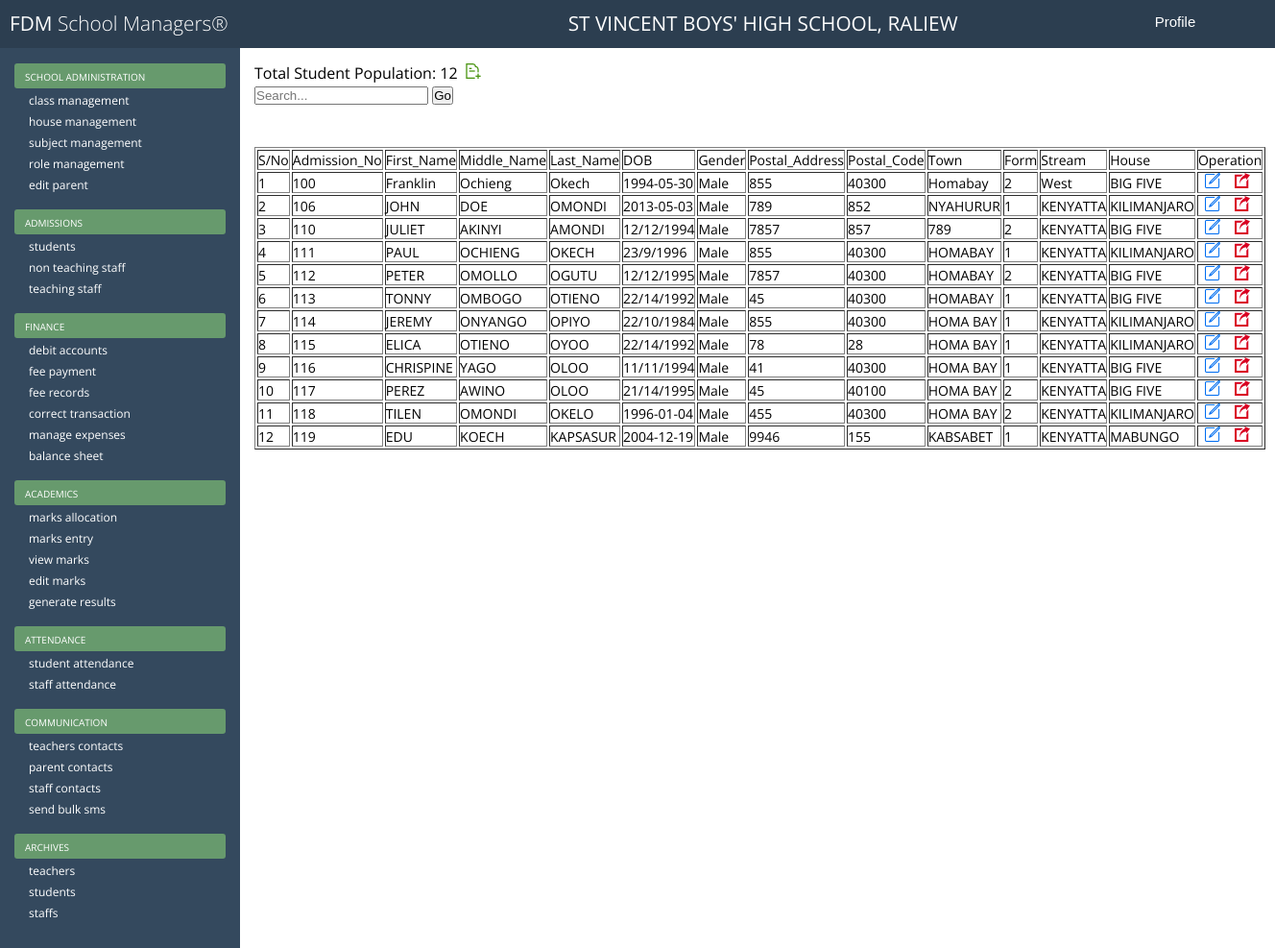
/SMS/modules/admission/List_All_Student.php, run on the app's committed database.
### tables this page shows
CREATE TABLE IF NOT EXISTS `school_details` (
  `code` int(8) NOT NULL,
  `name` varchar(50) NOT NULL,
  `motto` varchar(30) NOT NULL,
  `logo` varchar(30) DEFAULT NULL,
  `email` varchar(30) NOT NULL,
  `website` varchar(30) NOT NULL,
  `postal_address` varchar(30) NOT NULL,
  `postal_code` int(5) NOT NULL,
  `town` varchar(20) NOT NULL
);

CREATE TABLE IF NOT EXISTS `add_student` (
  `Admission_No` int(11) NOT NULL,
  `First_Name` varchar(30) NOT NULL,
  `Middle_Name` varchar(30) NOT NULL,
  `Last_Name` varchar(30) NOT NULL,
  `DOB` varchar(15) NOT NULL,
  `Gender` enum('Male','Female','','') NOT NULL,
  `Postal_Address` varchar(25) NOT NULL,
  `Postal_Code` varchar(11) NOT NULL,
  `Town` varchar(20) NOT NULL,
  `Form` int(11) NOT NULL,
  `Stream` varchar(20) NOT NULL,
  `House` varchar(20) NOT NULL,
  `Date_Of_Admission` timestamp NOT NULL DEFAULT CURRENT_TIMESTAMP,
  `Parent_ID` int(11) NOT NULL
);

### SMS/modules/admission/List_All_Student.php (the view, shortened to what this page needs)
<?php require_once('../../../Connections/sms.php');
require dirname(__FILE__).'/../administration/Admin_dash.php';
?>
<?php
$maxRows_List_All_Students = 50;
$pageNum_List_All_Students = 0;
$startRow_List_All_Students = $pageNum_List_All_Students * $maxRows_List_All_Students;
$query_List_All_Students = "SELECT * FROM add_student";
$query_limit_List_All_Students = sprintf("%s LIMIT %d, %d", $query_List_All_Students, $startRow_List_All_Students, $maxRows_List_All_Students);
$List_All_Students = mysql_query($query_limit_List_All_Students, $sms) or die(mysql_error());
$row_List_All_Students = mysql_fetch_assoc($List_All_Students);
$query_Student_Count = "SELECT COUNT( *) FROM add_student";
$Student_Count = mysql_query($query_Student_Count, $sms) or die(mysql_error());
$row_Student_Count = mysql_fetch_assoc($Student_Count);
?>
<!DOCTYPE html>
<html>
<head>
</head>
<body>
<div class="content">
<p>Total Student Population:   <?php echo $row_Student_Count['COUNT( *)']; ?>&nbsp;&nbsp;<a href="/SMS/SMS/modules/admission/Add_Student.php"><img src="/SMS/SMS/img/add-gen.png" alt="Add" data-toggle="tooltip" data-placement="bottom" title="Add Student" ></a></p>
<form id="form1" name="form1" method="post" action="List_One_Student.php">
  <div class="box">
  <div class="container-1">
  <input type="search" name="txtSearch_Student" id="search" placeholder="Search..." />
  <input type="submit" name="btnSearch_Student" id="btnSearch_Student" value="Go" />
  </div><br /><br />
</div>
</form>
<table border="1" cellpadding="1">
  <tr>
    <td>S/No</td>
    <td>Admission_No</td>
    <td>First_Name</td>
    <td>Middle_Name</td>
    <td>Last_Name</td>
    <td>DOB</td>
    <td>Gender</td>
    <td>Postal_Address</td>
    <td>Postal_Code</td>
    <td>Town</td>
    <td>Form</td>
    <td>Stream</td>
    <td>House</td>
    <td>Operation</td>
  </tr>
  <?php
  $count=1;
  do { ?>
    <tr>
      <td><?php echo $count;?></td>
      <td><?php echo $row_List_All_Students['Admission_No']; ?></td>
      <td><?php echo $row_List_All_Students['First_Name']; ?></td>
      <td><?php echo $row_List_All_Students['Middle_Name']; ?></td>
      <td><?php echo $row_List_All_Students['Last_Name']; ?></td>
      <td><?php echo $row_List_All_Students['DOB']; ?></td>
      <td><?php echo $row_List_All_Students['Gender']; ?></td>
      <td><?php echo $row_List_All_Students['Postal_Address']; ?></td>
      <td><?php echo $row_List_All_Students['Postal_Code']; ?></td>
      <td><?php echo $row_List_All_Students['Town']; ?></td>
      <td><?php echo $row_List_All_Students['Form']; ?></td>
      <td><?php echo $row_List_All_Students['Stream']; ?></td>
      <td><?php echo $row_List_All_Students['House']; ?></td>
      <td>&nbsp;&nbsp;<a href="Update_Student.php?Admission_No=<?php echo $row_List_All_Students['Admission_No']; ?>" style="text-decoration:none"><img src="/SMS/SMS/img/edit-gen.png" alt="Edit" data-toggle="tooltip" data-placement="bottom" title="Edit Student"></a>&nbsp;&nbsp;&nbsp; <a href="Archive_Student.php?Admission_No=<?php echo $row_List_All_Students['Admission_No']; ?>" onclick="return confirm('Move to Archive ?')" style="text-decoration:none"><img src="/SMS/SMS/img/exit.png" alt="Exit" data-toggle="tooltip" data-placement="bottom" title="Exit Student"></a></td>
    </tr>
    <?php
	$count++;
	} while ($row_List_All_Students = mysql_fetch_assoc($List_All_Students)); ?>
</table>
</div>
</body>
</html>

### SMS/modules/administration/Admin_dash.php (shortened to what this page needs)
<?php require_once('../../../Connections/sms.php'); ?>
<?php
$query_rsGetSchoolName = "SELECT name FROM school_details";
$rsGetSchoolName = mysql_query($query_rsGetSchoolName, $sms) or die(mysql_error());
$row_rsGetSchoolName = mysql_fetch_assoc($rsGetSchoolName);
?>
<html>
<head>
<link rel="stylesheet" href="../../styles/Admin_dash.css" />
</head>
<body>
<div id="header">
  <div class="logo"><a href="/SMS/SMS/modules/administration/Admin_dash.php">FDM <span>School Managers&reg;</span></a>
  <span style="margin-left:350px; color:#fff"><a href="/SMS/SMS/modules/administration/View_School.php"><?php echo $row_rsGetSchoolName['name']; ?></a></span>
  </div>
  <div class="dropdown">
  <div id="menu" class="menuLink">Profile
  </div>
</div>
</div>
<div id="container">
	<div class="sidebar">
    <h2>School Administration</h2>
    	<ul>
        <li><a href="/SMS/SMS/modules/administration/Class_View.php">Class Management</a></li>
        <li><a href="/SMS/SMS/modules/administration/View_House.php">House Management</a></li>
        <li><a href="/SMS/SMS/modules/administration/View_Subjects.php">Subject Management</a></li>
        <li><a href="/SMS/SMS/modules/administration/List_Roles.php">Role Management</a></li>
        <li><a href="/SMS/SMS/modules/administration/Update_Parent.php">Edit Parent</a></li>
        </ul>
    <h2>Admissions</h2>
    <ul>
        <li><a href="/SMS/SMS/modules/admission/List_All_Student.php">Students</a></li>
        <li><a href="/SMS/SMS/modules/admission/List_Staff.php">Non Teaching Staff</a></li>
        <li><a href="/SMS/SMS/modules/admission/View_Teachers.php">Teaching Staff</a></li>
        </ul>
    <h2>Finance</h2>
    <ul>
        <li><a href="/SMS/SMS/modules/finance/Debit_StudentAcc.php">Debit Accounts</a></li>
        <li><a href="/SMS/SMS/modules/finance/PayFee.php">Fee Payment</a></li>
        <li><a href="/SMS/SMS/modules/finance/View_Payment_Details.php">Fee Records</a></li>
         <li><a href="/SMS/SMS/modules/finance/View_Payment_Transactions.php">Correct Transaction</a></li>
         <li><a href="/SMS/SMS/modules/finance/View_Expeses.php">Manage Expenses</a></li>
        <li><a href="/SMS/SMS/modules/finance/Trial_Balance.php">Balance sheet</a></li>
        </ul>
     <h2>Academics</h2>
     <ul>
        <li><a href="/SMS/SMS/modules/Academic/View_Exam_Type.php">Marks Allocation</a></li>
        <li><a href="/SMS/SMS/modules/Academic/Marks_Sheet.php">Marks Entry</a></li>
        <li><a href="/SMS/SMS/modules/Academic/View_Marks_Sheet.php">View Marks</a></li>
        <li><a href="/SMS/SMS/modules/Academic/Edit_Student_Marks.php">Edit Marks</a></li>
        <li><a href="/SMS/SMS/modules/Academic/Generate_Results.php">Generate Results</a></li>
        </ul>
    <h2>Attendance</h2>
    <ul>
        <li><a href="#">Student Attendance</a></li>
        <li><a href="#">Staff Attendance</a></li>
        </ul>
    <h2>Communication</h2>
    <ul>
    	<li><a href="/SMS/SMS/modules/communication/Teachers_Contact_List.php">Teachers Contacts </a> </li>
        <li><a href="/SMS/SMS/modules/communication/Parent_contact_list.php">Parent Contacts</a></li>
        <li><a href="/SMS/SMS/modules/communication/NonTeachingStaffContactList.php">Staff Contacts</a></li>
        <li><a href="http://sms.elimu.co.ke" target="_blank">Send Bulk SMS</a></li>
        </ul>
    <h2>Archives</h2>
    <ul>
        <li><a href="/SMS/SMS/modules/admission/View_Archived_Teachers.php">Teachers</a></li>
        <li><a href="/SMS/SMS/modules/admission/List_Archived_Students.php">Students</a></li>
        <li><a href="/SMS/SMS/modules/admission/List_Archived_Staff.php">Staffs</a></li>
    </ul>
    </div>
</div>
</body>
</html>

### SMS/styles/Admin_dash.css (style rules this page uses)
* { margin:0; padding:0; box-sizing:border-box; }
body { font-family:'open sans'; }
div#header { width:100%; height:50px; background-color:#2c3e50; margin:0 auto; }
a { text-decoration:none; }
.logo { float:left; margin-top:10px; margin-left:10px; }
.logo a { font-size:1.3em; color:#fff; }
.logo a span { font-weight:300; }
div#container { width:100%; margin: 0 auto; }
.sidebar { width:250px; height:150%; background-color:#34495e; float:left; }
.sidebar h2 { font-size: 10px; text-transform: uppercase; background-color: #679a6d; margin: 16px 15px 0px 15px; padding: 7px 0px 5px 11px; color: white; font-weight: normal; border-radius: 3px; }
.sidebar a { color: white; text-decoration: none; font-size:12px; text-transform:lowercase; font-weight:normal; margin-left:30px; }
.content { width:auto; height:100%; margin-left:250px; padding:15px; background-color:#fff; }
.content a { text-decoration:none; color:blue; }
div#menu { float:left; margin-top:1px; position: absolute; left: 1175px; }
.menuLink { height: 47px; width: 98px; font-family: LiberationSansRegular, arial; font-size: 15px; color: #ffffff; text-align: center; line-height: 44px; cursor: pointer; }
.dropdown { display: inline-block; }

### SMS/modules/admission/List_All_Student.php (style rules this page uses)
table,tr,td,th { font-size:14px; }
a { color:blue; }

### data on the page
school_details: name "ST VINCENT BOYS' HIGH SCHOOL, RALIEW"
add_student: Admission_No "100", First_Name "Franklin", Middle_Name "Ochieng", Last_Name "Okech", DOB "1994-05-30", Gender "Male", Postal_Address "855", Postal_Code "40300", Town "Homabay", Form "2", Stream "West", House "BIG FIVE"
add_student: Admission_No "106", First_Name "JOHN", Middle_Name "DOE", Last_Name "OMONDI", DOB "2013-05-03", Gender "Male", Postal_Address "789", Postal_Code "852", Town "NYAHURUR", Form "1", Stream "KENYATTA", House "KILIMANJARO"
add_student: Admission_No "110", First_Name "JULIET", Middle_Name "AKINYI", Last_Name "AMONDI", DOB "12/12/1994", Gender "Male", Postal_Address "7857", Postal_Code "857", Town "789", Form "2", Stream "KENYATTA", House "BIG FIVE"
add_student: Admission_No "111", First_Name "PAUL", Middle_Name "OCHIENG", Last_Name "OKECH", DOB "23/9/1996", Gender "Male", Postal_Address "855", Postal_Code "40300", Town "HOMABAY", Form "1", Stream "KENYATTA", House "KILIMANJARO"
add_student: Admission_No "112", First_Name "PETER", Middle_Name "OMOLLO", Last_Name "OGUTU", DOB "12/12/1995", Gender "Male", Postal_Address "7857", Postal_Code "40300", Town "HOMABAY", Form "2", Stream "KENYATTA", House "BIG FIVE"
add_student: Admission_No "113", First_Name "TONNY", Middle_Name "OMBOGO", Last_Name "OTIENO", DOB "22/14/1992", Gender "Male", Postal_Address "45", Postal_Code "40300", Town "HOMABAY", Form "1", Stream "KENYATTA", House "BIG FIVE"
add_student: Admission_No "114", First_Name "JEREMY", Middle_Name "ONYANGO", Last_Name "OPIYO", DOB "22/10/1984", Gender "Male", Postal_Address "855", Postal_Code "40300", Town "HOMA BAY", Form "1", Stream "KENYATTA", House "KILIMANJARO"
add_student: Admission_No "115", First_Name "ELICA", Middle_Name "OTIENO", Last_Name "OYOO", DOB "22/14/1992", Gender "Male", Postal_Address "78", Postal_Code "28", Town "HOMA BAY", Form "1", Stream "KENYATTA", House "KILIMANJARO"
add_student: Admission_No "116", First_Name "CHRISPINE", Middle_Name "YAGO", Last_Name "OLOO", DOB "11/11/1994", Gender "Male", Postal_Address "41", Postal_Code "40300", Town "HOMA BAY", Form "1", Stream "KENYATTA", House "BIG FIVE"
add_student: Admission_No "117", First_Name "PEREZ", Middle_Name "AWINO", Last_Name "OLOO", DOB "21/14/1995", Gender "Male", Postal_Address "45", Postal_Code "40100", Town "HOMA BAY", Form "2", Stream "KENYATTA", House "BIG FIVE"
add_student: Admission_No "118", First_Name "TILEN", Middle_Name "OMONDI", Last_Name "OKELO", DOB "1996-01-04", Gender "Male", Postal_Address "455", Postal_Code "40300", Town "HOMA BAY", Form "2", Stream "KENYATTA", House "KILIMANJARO"
add_student: Admission_No "119", First_Name "EDU", Middle_Name "KOECH", Last_Name "KAPSASUR", DOB "2004-12-19", Gender "Male", Postal_Address "9946", Postal_Code "155", Town "KABSABET", Form "1", Stream "KENYATTA", House "MABUNGO"

### other printed values
$row_Student_Count['COUNT( *)'] "12"
